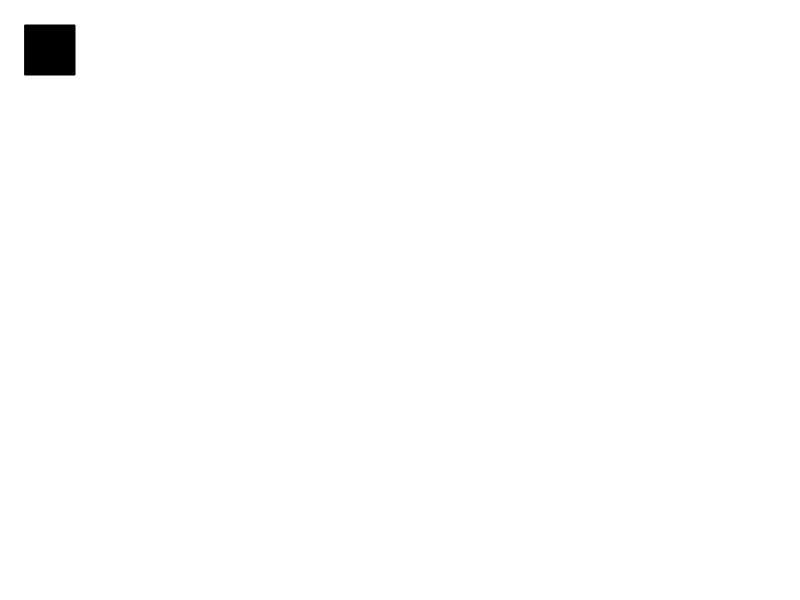
Frame 1 (no input)
Frame 60 (no input): identical to frame 1, image omitted
Frame 120 (the mouse pressed at the canvas centre since frame 60): identical to frame 1, image omitted

The p5.js sketch that drew this single still picture (run headless with seeded random() and noise() and a simulated clock; from frame 60 on, the mouse is pressed at the canvas centre):

// p5.js sketch
// ── sketch.js
function setup() {
  createCanvas(800, 600);
}

var value = 0;
var x = 25;
var y = 25;

function draw() {
  background(255);
  fill(value);
  rect(x, y, 50, 50);
}
function keyPressed() {
  if (keyCode === LEFT_ARROW) {
    x -= 50;
    console.log(x,y);
  } else if (keyCode === RIGHT_ARROW) {
    x += 50;
    console.log(x,y);
  } else if (keyCode === UP_ARROW) {
    y -= 50;
    console.log(x,y);
  } else if (keyCode === DOWN_ARROW) {
    y += 50;
    console.log(x,y);
  }
}
